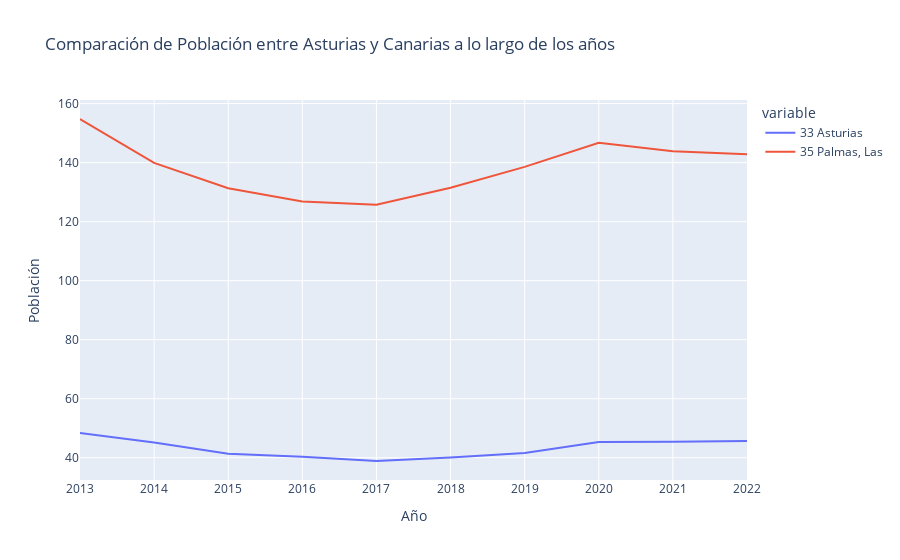

The notebook cell saved with this chart:
### Code cell
import plotly.express as px
import pandas as pd

# Crear el DataFrame transformado (como lo hicimos antes)
data = df_pivot

# Crear un gráfico de líneas para comparar Asturias y Canarias
fig = px.line(df_pivot, 
              x=df_pivot.index, 
              y=["33 Asturias", "35 Palmas, Las"], 
              labels={'value': 'Población', 'Año': 'Año'},
              title="Comparación de Población entre Asturias y Canarias a lo largo de los años")

# Mostrar el gráfico
fig.show()

### Figure 1 — Plotly figure (JSON) as saved in the notebook; plotly's stock layout.template omitted (floating-point values rounded to 4 significant figures)
{"data": [{"hovertemplate": "variable=33 Asturias<br>Año=%{x}<br>Población=%{y}<extra></extra>", "legendgroup": "33 Asturias", "line": {"color": "#636efa", "dash": "solid"}, "marker": {"symbol": "circle"}, "mode": "lines", "name": "33 Asturias", "orientation": "v", "showlegend": true, "type": "scatter", "x": [2013, 2014, 2015, 2016, 2017, 2018, 2019, 2020, 2021, 2022], "xaxis": "x", "y": [48.39, 45.12, 41.34, 40.32, 38.88, 40.08, 41.63, 45.32, 45.45, 45.63], "yaxis": "y"}, {"hovertemplate": "variable=35 Palmas, Las<br>Año=%{x}<br>Población=%{y}<extra></extra>", "legendgroup": "35 Palmas, Las", "line": {"color": "#EF553B", "dash": "solid"}, "marker": {"symbol": "circle"}, "mode": "lines", "name": "35 Palmas, Las", "orientation": "v", "showlegend": true, "type": "scatter", "x": [2013, 2014, 2015, 2016, 2017, 2018, 2019, 2020, 2021, 2022], "xaxis": "x", "y": [154.8, 139.9, 131.3, 126.8, 125.7, 131.5, 138.6, 146.7, 143.9, 142.8], "yaxis": "y"}], "layout": {"legend": {"title": {"text": "variable"}, "tracegroupgap": 0}, "title": {"text": "Comparación de Población entre Asturias y Canarias a lo largo de los años"}, "xaxis": {"anchor": "y", "domain": [0, 1], "title": {"text": "Año"}}, "yaxis": {"anchor": "x", "domain": [0, 1], "title": {"text": "Población"}}}}
